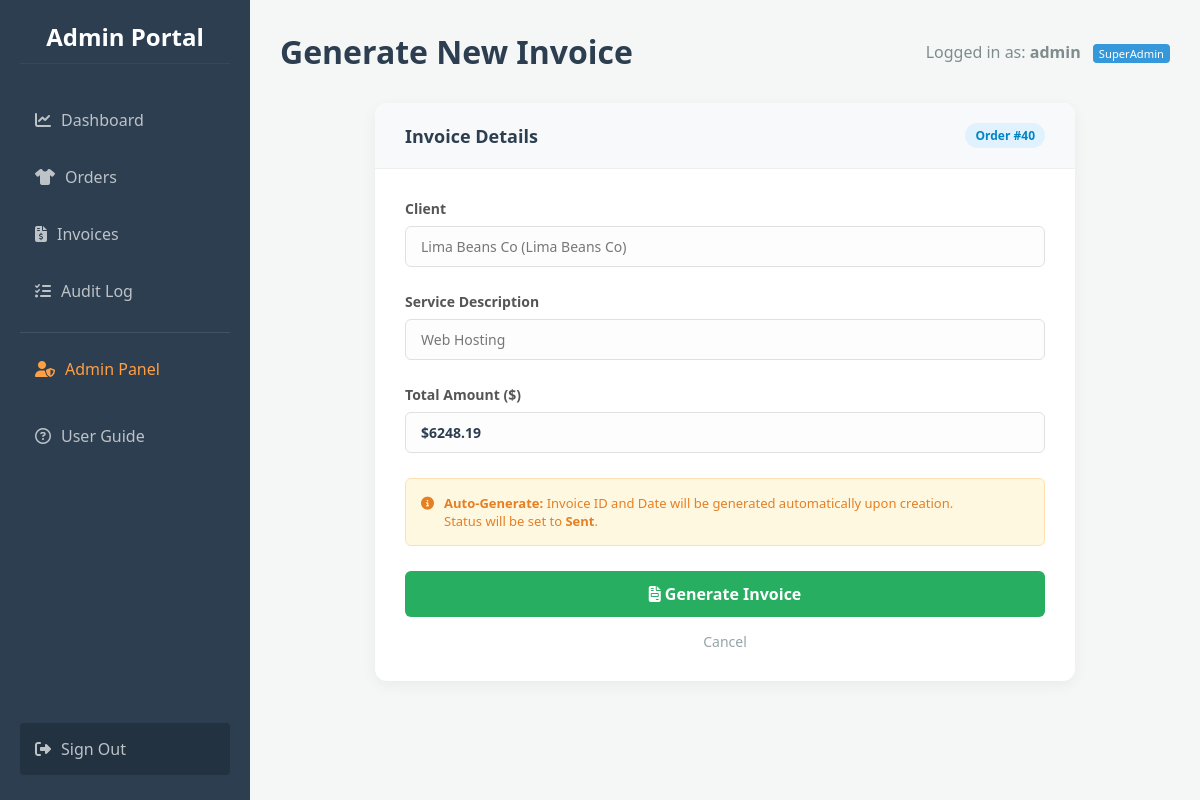
The app's page /invoices/create/40 (signed in) with its own data.
### app.py (models this page shows)
class User(db.Model):
    id = db.Column(db.Integer, primary_key=True)
    custom_id = db.Column(db.String(50), unique=True)
    username = db.Column(db.String(100), unique=True, nullable=False)
    password = db.Column(db.String(100), nullable=False)
    role = db.Column(db.String(20), default='Staff')
    is_suspended = db.Column(db.Boolean, default=False)
    must_change_password = db.Column(db.Boolean, default=False)

class Order(db.Model):
    id = db.Column(db.Integer, primary_key=True)
    client_id = db.Column(db.Integer, db.ForeignKey('client.id'), nullable=False)
    description = db.Column(db.String(200), nullable=False)
    amount = db.Column(db.Float, nullable=False)
    date_placed = db.Column(db.DateTime, default=datetime.utcnow)
    status = db.Column(db.String(50), default='Pending')
    client = db.relationship('Client', backref=db.backref('orders', lazy=True))

class Client(db.Model):
    id = db.Column(db.Integer, primary_key=True)
    name = db.Column(db.String(100), nullable=False)
    email = db.Column(db.String(100), nullable=False)
    company = db.Column(db.String(100))

### app.py (the view, shortened to what this page needs)
@app.route('/invoices/create/<int:order_id>', methods=['GET', 'POST'])
@operator_required
def create_invoice(order_id):
    order = Order.query.get_or_404(order_id)
    return render_template('create_invoice.html', order=order)

### app.py (called while the page is built)
@app.before_request
def load_user():
    g.user = None
    if 'user_id' in session: g.user = User.query.get(session['user_id'])

def operator_required(f):
    @wraps(f)
    def decorated_function(*args, **kwargs):
        if not g.user or g.user.role == 'Staff':
            flash("Access Denied: Staff accounts cannot perform this action.", "danger")
            return redirect(url_for('dashboard'))
        return f(*args, **kwargs)
    return decorated_function

### templates/create_invoice.html (shortened to what this page needs)
{% extends "base.html" %}
{% block header %}
    Generate New Invoice
{% endblock %}
{% block content %}
<div class="form-card">
    <div class="form-header">
        <h3>Invoice Details</h3>
        <span class="order-tag">Order #{{ order.id }}</span>
    </div>
    <div class="form-body">
        <form method="POST">
            <div class="form-row">
                <label>Client</label>
                <div class="readonly-field">{{ order.client.name }} ({{ order.client.company }})</div>
            </div>
            <div class="form-row">
                <label>Service Description</label>
                <div class="readonly-field">{{ order.description }}</div>
            </div>
            <div class="form-row">
                <label>Total Amount ($)</label>
                <div class="readonly-field" style="font-weight: bold; color: #2c3e50;">
                    ${{ "%.2f"|format(order.amount) }}
                </div>
            </div>
            <div style="background: #fff8e1; border: 1px solid #ffe0b2; padding: 15px; border-radius: 6px; margin-bottom: 25px; font-size: 13px; color: #e67e22; display: flex; align-items: start; gap: 10px;">
                <i class="fa-solid fa-circle-info" style="margin-top: 3px;"></i>
                <div>
                    <strong>Auto-Generate:</strong> Invoice ID and Date will be generated automatically upon creation.<br>
                    Status will be set to <strong>Sent</strong>.
                </div>
            </div>
            <button type="submit" class="submit-btn">
                <i class="fa-solid fa-file-invoice"></i> Generate Invoice
            </button>
            <a href="{{ url_for('orders') }}" class="cancel-link">Cancel</a>
        </form>
    </div>
</div>
{% endblock %}

### templates/base.html (shortened to what this page needs)
<!DOCTYPE html>
<html lang="en">
<head>
    <link rel="stylesheet" href="https://cdnjs.cloudflare.com/ajax/libs/font-awesome/6.4.0/css/all.min.css">
    <link rel="stylesheet" href="{{ url_for('static', filename='style.css') }}">
</head>
<body>
    <nav class="sidebar">
        <h2>Admin Portal</h2>
        <a href="{{ url_for('dashboard') }}" class="{{ 'active' if request.path == '/dashboard' else '' }}">
            <i class="fa-solid fa-chart-line" style="margin-right: 10px;"></i>Dashboard
        </a>
        <a href="{{ url_for('orders') }}" class="{{ 'active' if request.path == '/orders' else '' }}">
            <i class="fa-solid fa-shirt" style="margin-right: 10px;"></i>Orders
        </a>
        <a href="{{ url_for('invoices') }}" class="{{ 'active' if request.path == '/invoices' else '' }}">
            <i class="fa-solid fa-file-invoice-dollar" style="margin-right: 10px;"></i>Invoices
        </a>
        <a href="{{ url_for('audit_log') }}" class="{{ 'active' if request.path == '/audit' else '' }}">
            <i class="fa-solid fa-list-check" style="margin-right: 10px;"></i>Audit Log
        </a>
        {% if g.user and g.user.role == 'SuperAdmin' %}
            <div style="border-top: 1px solid rgba(255,255,255,0.1); margin: 10px 0; padding-top: 10px;">
                <a href="{{ url_for('admin_panel') }}" class="{{ 'active' if request.path.startswith('/admin') else '' }}" style="color: #ff9f43;">
                    <i class="fa-solid fa-user-shield" style="margin-right: 10px;"></i>Admin Panel
                </a>
            </div>
        {% endif %}
        <a href="{{ url_for('guide') }}" class="{{ 'active' if request.path == '/guide' else '' }}">
            <i class="fa-regular fa-circle-question" style="margin-right: 10px;"></i>User Guide
        </a>
        <a href="{{ url_for('logout') }}" style="margin-top: auto; background: rgba(0,0,0,0.2);">
            <i class="fa-solid fa-right-from-bracket" style="margin-right: 10px;"></i>Sign Out
        </a>
    </nav>
    <div class="main-content">
        <div class="header">
            <h1>{% block header %}{% endblock %}</h1>
            <div class="user-info" style="color: #7f8c8d;">
                {% if g.user %}
                    Logged in as: <strong>{{ g.user.username }}</strong>
                    <span class="role-badge" style="background-color: #3498db; color: white;">{{ g.user.role }}</span>
                {% else %}
                    Guest
                {% endif %}
            </div>
        </div>
        <div class="content-area">
            {% block content %}{% endblock %}
        </div>
    </div>
</body>
</html>

### static/style.css (style rules this page uses)
* { box-sizing: border_box; margin: 0; padding: 0; font-family: 'Segoe UI', Tahoma, Geneva, Verdana, sans-serif; }
body { background-color: #f4f7f6; display: flex; min-height: 100vh; }
.sidebar { width: 250px; background-color: #2c3e50; color: white; padding: 20px; display: flex; flex-direction: column; }
.sidebar h2 { margin-bottom: 30px; font-size: 24px; text-align: center; border-bottom: 1px solid #34495e; padding-bottom: 10px; }
.sidebar a { color: #bdc3c7; text-decoration: none; padding: 15px; margin-bottom: 5px; border-radius: 4px; transition: 0.3s; }
.main-content { flex: 1; padding: 30px; overflow-y: auto; }
.header { display: flex; justify-content: space-between; align-items: center; margin-bottom: 30px; }

### templates/base.html (style rules this page uses)
* { box-sizing: border-box; margin: 0; padding: 0; font-family: 'Segoe UI', Tahoma, Geneva, Verdana, sans-serif; }
body { background-color: #f4f7f6; display: flex; min-height: 100vh; }
.sidebar { width: 250px; background-color: #2c3e50; color: white; padding: 20px; display: flex; flex-direction: column; flex-shrink: 0; }
.sidebar h2 { margin-bottom: 30px; font-size: 24px; text-align: center; border-bottom: 1px solid #34495e; padding-bottom: 10px; }
.sidebar a { color: #bdc3c7; text-decoration: none; padding: 15px; margin-bottom: 5px; border-radius: 4px; transition: 0.3s; display: block; }
.main-content { flex: 1; padding: 30px; overflow-y: auto; }
.header { display: flex; justify-content: space-between; align-items: center; margin-bottom: 30px; }
.header h1 { color: #2c3e50; }
.role-badge { font-size: 0.7em; padding: 2px 6px; border-radius: 4px; background: rgba(255,255,255,0.2); margin-left: 8px; vertical-align: middle; }

### templates/create_invoice.html (style rules this page uses)
.form-card { background: white; border-radius: 12px; box-shadow: 0 4px 15px rgba(0,0,0,0.05); max-width: 700px; margin: 0 auto; overflow: hidden; }
.form-header { background: #f8f9fa; padding: 20px 30px; border-bottom: 1px solid #eee; display: flex; justify-content: space-between; align-items: center; }
.form-header h3 { margin: 0; color: #2c3e50; font-size: 18px; }
.order-tag { background: #e0f2fe; color: #0284c7; padding: 4px 10px; border-radius: 20px; font-size: 12px; font-weight: bold; }
.form-body { padding: 30px; }
.form-row { margin-bottom: 25px; }
.form-row label { display: block; margin-bottom: 8px; font-weight: 600; color: #555; font-size: 14px; }
.readonly-field { background: #fdfdfd; border: 1px solid #e0e0e0; padding: 10px 15px; border-radius: 6px; color: #777; font-size: 14px; }
.submit-btn { width: 100%; padding: 12px; background-color: #27ae60; color: white; border: none; border-radius: 6px; font-size: 16px; font-weight: bold; cursor: pointer; transition: 0.2s; }
.cancel-link { display: block; text-align: center; margin-top: 15px; color: #95a5a6; text-decoration: none; font-size: 14px; }

### records on screen
User: user.username "admin", user.role "SuperAdmin"
Order: id "40", description "Web Hosting", amount "6248.19"
Client: client.name "Lima Beans Co", client.company "Lima Beans Co"
